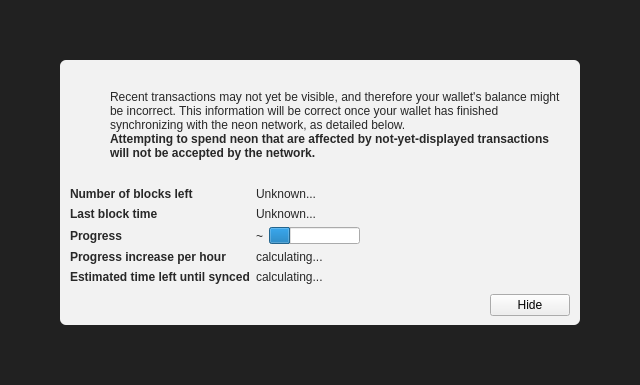
<?xml version="1.0" encoding="UTF-8"?>
<ui version="4.0">
 <class>ModalOverlay</class>
 <widget class="ModalOverlay" name="ModalOverlay">
  <property name="geometry">
   <rect>
    <x>0</x>
    <y>0</y>
    <width>640</width>
    <height>385</height>
   </rect>
  </property>
  <property name="windowTitle">
   <string>Form</string>
  </property>
  <layout class="QVBoxLayout" name="verticalLayout" stretch="0">
   <property name="sizeConstraint">
    <enum>QLayout::SetDefaultConstraint</enum>
   </property>
   <property name="leftMargin">
    <number>0</number>
   </property>
   <property name="topMargin">
    <number>0</number>
   </property>
   <property name="rightMargin">
    <number>0</number>
   </property>
   <property name="bottomMargin">
    <number>0</number>
   </property>
   <item>
    <widget class="QWidget" name="bgWidget" native="true">
     <property name="styleSheet">
      <string notr="true">#bgWidget { background: rgba(0,0,0,220); }</string>
     </property>
     <layout class="QVBoxLayout" name="verticalLayoutMain" stretch="1">
      <property name="leftMargin">
       <number>60</number>
      </property>
      <property name="topMargin">
       <number>60</number>
      </property>
      <property name="rightMargin">
       <number>60</number>
      </property>
      <property name="bottomMargin">
       <number>60</number>
      </property>
      <item>
       <widget class="QWidget" name="contentWidget" native="true">
        <property name="styleSheet">
         <string notr="true">#contentWidget { background: rgba(255,255,255,240); border-radius: 6px; }

QLabel { color: rgb(40,40,40);  }</string>
        </property>
        <layout class="QVBoxLayout" name="verticalLayoutSub" stretch="1,0,0,0">
         <property name="spacing">
          <number>0</number>
         </property>
         <property name="leftMargin">
          <number>10</number>
         </property>
         <property name="topMargin">
          <number>10</number>
         </property>
         <property name="rightMargin">
          <number>10</number>
         </property>
         <property name="bottomMargin">
          <number>10</number>
         </property>
         <item>
          <layout class="QHBoxLayout" name="horizontalLayoutIconText" stretch="0,1">
           <property name="topMargin">
            <number>20</number>
           </property>
           <item>
            <layout class="QVBoxLayout" name="verticalLayoutIcon">
             <property name="leftMargin">
              <number>0</number>
             </property>
             <item>
              <widget class="QPushButton" name="warningIcon">
               <property name="enabled">
                <bool>false</bool>
               </property>
               <property name="text">
                <string/>
               </property>
               <property name="icon">
                <iconset>
                 <normaloff>:/icons/warning</normaloff>
                 <disabledoff>:/icons/warning</disabledoff>:/icons/warning</iconset>
               </property>
               <property name="iconSize">
                <size>
                 <width>48</width>
                 <height>48</height>
                </size>
               </property>
               <property name="flat">
                <bool>true</bool>
               </property>
              </widget>
             </item>
             <item>
              <spacer name="verticalSpacerWarningIcon">
               <property name="orientation">
                <enum>Qt::Vertical</enum>
               </property>
               <property name="sizeHint" stdset="0">
                <size>
                 <width>20</width>
                 <height>40</height>
                </size>
               </property>
              </spacer>
             </item>
            </layout>
           </item>
           <item>
            <layout class="QVBoxLayout" name="verticalLayoutInfoText">
             <property name="leftMargin">
              <number>0</number>
             </property>
             <property name="topMargin">
              <number>0</number>
             </property>
             <item>
              <widget class="QLabel" name="infoText">
               <property name="text">
                <string>Recent transactions may not yet be visible, and therefore your wallet's balance might be incorrect. This information will be correct once your wallet has finished synchronizing with the neon network, as detailed below.</string>
               </property>
               <property name="textFormat">
                <enum>Qt::RichText</enum>
               </property>
               <property name="wordWrap">
                <bool>true</bool>
               </property>
              </widget>
             </item>
             <item>
              <widget class="QLabel" name="infoTextStrong">
               <property name="font">
                <font>
                 <weight>75</weight>
                 <bold>true</bold>
                </font>
               </property>
               <property name="text">
                <string>Attempting to spend neon that are affected by not-yet-displayed transactions will not be accepted by the network.</string>
               </property>
               <property name="textFormat">
                <enum>Qt::RichText</enum>
               </property>
               <property name="wordWrap">
                <bool>true</bool>
               </property>
              </widget>
             </item>
             <item>
              <spacer name="verticalSpacerInTextSpace">
               <property name="orientation">
                <enum>Qt::Vertical</enum>
               </property>
               <property name="sizeHint" stdset="0">
                <size>
                 <width>20</width>
                 <height>40</height>
                </size>
               </property>
              </spacer>
             </item>
            </layout>
           </item>
          </layout>
         </item>
         <item>
          <spacer name="verticalSpacerAfterText">
           <property name="orientation">
            <enum>Qt::Vertical</enum>
           </property>
           <property name="sizeHint" stdset="0">
            <size>
             <width>20</width>
             <height>40</height>
            </size>
           </property>
          </spacer>
         </item>
         <item>
          <layout class="QFormLayout" name="formLayout">
           <property name="fieldGrowthPolicy">
            <enum>QFormLayout::FieldsStayAtSizeHint</enum>
           </property>
           <property name="horizontalSpacing">
            <number>6</number>
           </property>
           <property name="verticalSpacing">
            <number>6</number>
           </property>
           <property name="topMargin">
            <number>10</number>
           </property>
           <item row="0" column="0">
            <widget class="QLabel" name="labelNumberOfBlocksLeft">
             <property name="font">
              <font>
               <weight>75</weight>
               <bold>true</bold>
              </font>
             </property>
             <property name="text">
              <string>Number of blocks left</string>
             </property>
            </widget>
           </item>
           <item row="0" column="1">
            <widget class="QLabel" name="numberOfBlocksLeft">
             <property name="text">
              <string>Unknown...</string>
             </property>
            </widget>
           </item>
           <item row="1" column="0">
            <widget class="QLabel" name="labelLastBlockTime">
             <property name="font">
              <font>
               <weight>75</weight>
               <bold>true</bold>
              </font>
             </property>
             <property name="text">
              <string>Last block time</string>
             </property>
            </widget>
           </item>
           <item row="1" column="1">
            <widget class="QLabel" name="newestBlockDate">
             <property name="sizePolicy">
              <sizepolicy hsizetype="Maximum" vsizetype="Preferred">
               <horstretch>0</horstretch>
               <verstretch>0</verstretch>
              </sizepolicy>
             </property>
             <property name="text">
              <string>Unknown...</string>
             </property>
            </widget>
           </item>
           <item row="2" column="0">
            <widget class="QLabel" name="labelSyncDone">
             <property name="font">
              <font>
               <weight>75</weight>
               <bold>true</bold>
              </font>
             </property>
             <property name="text">
              <string>Progress</string>
             </property>
            </widget>
           </item>
           <item row="2" column="1">
            <layout class="QHBoxLayout" name="horizontalLayoutSync" stretch="0,1">
             <item>
              <widget class="QLabel" name="percentageProgress">
               <property name="text">
                <string notr="true">~</string>
               </property>
              </widget>
             </item>
             <item>
              <widget class="QProgressBar" name="progressBar">
               <property name="value">
                <number>24</number>
               </property>
               <property name="format">
                <string/>
               </property>
              </widget>
             </item>
            </layout>
           </item>
           <item row="4" column="0">
            <widget class="QLabel" name="labelProgressIncrease">
             <property name="font">
              <font>
               <weight>75</weight>
               <bold>true</bold>
              </font>
             </property>
             <property name="text">
              <string>Progress increase per hour</string>
             </property>
            </widget>
           </item>
           <item row="4" column="1">
            <widget class="QLabel" name="progressIncreasePerH">
             <property name="text">
              <string>calculating...</string>
             </property>
            </widget>
           </item>
           <item row="5" column="0">
            <widget class="QLabel" name="labelEstimatedTimeLeft">
             <property name="font">
              <font>
               <weight>75</weight>
               <bold>true</bold>
              </font>
             </property>
             <property name="text">
              <string>Estimated time left until synced</string>
             </property>
            </widget>
           </item>
           <item row="5" column="1">
            <widget class="QLabel" name="expectedTimeLeft">
             <property name="text">
              <string>calculating...</string>
             </property>
            </widget>
           </item>
          </layout>
         </item>
         <item>
          <layout class="QHBoxLayout" name="horizontalLayoutButtons">
           <property name="leftMargin">
            <number>10</number>
           </property>
           <property name="topMargin">
            <number>10</number>
           </property>
           <item>
            <spacer name="horizontalSpacer">
             <property name="orientation">
              <enum>Qt::Horizontal</enum>
             </property>
             <property name="sizeHint" stdset="0">
              <size>
               <width>40</width>
               <height>20</height>
              </size>
             </property>
            </spacer>
           </item>
           <item>
            <widget class="QPushButton" name="closeButton">
             <property name="text">
              <string>Hide</string>
             </property>
            </widget>
           </item>
          </layout>
         </item>
        </layout>
       </widget>
      </item>
     </layout>
    </widget>
   </item>
  </layout>
 </widget>
 <customwidgets>
  <customwidget>
   <class>ModalOverlay</class>
   <extends>QWidget</extends>
   <header>qt/modaloverlay.h</header>
   <container>1</container>
  </customwidget>
 </customwidgets>
 <resources/>
 <connections/>
</ui>
